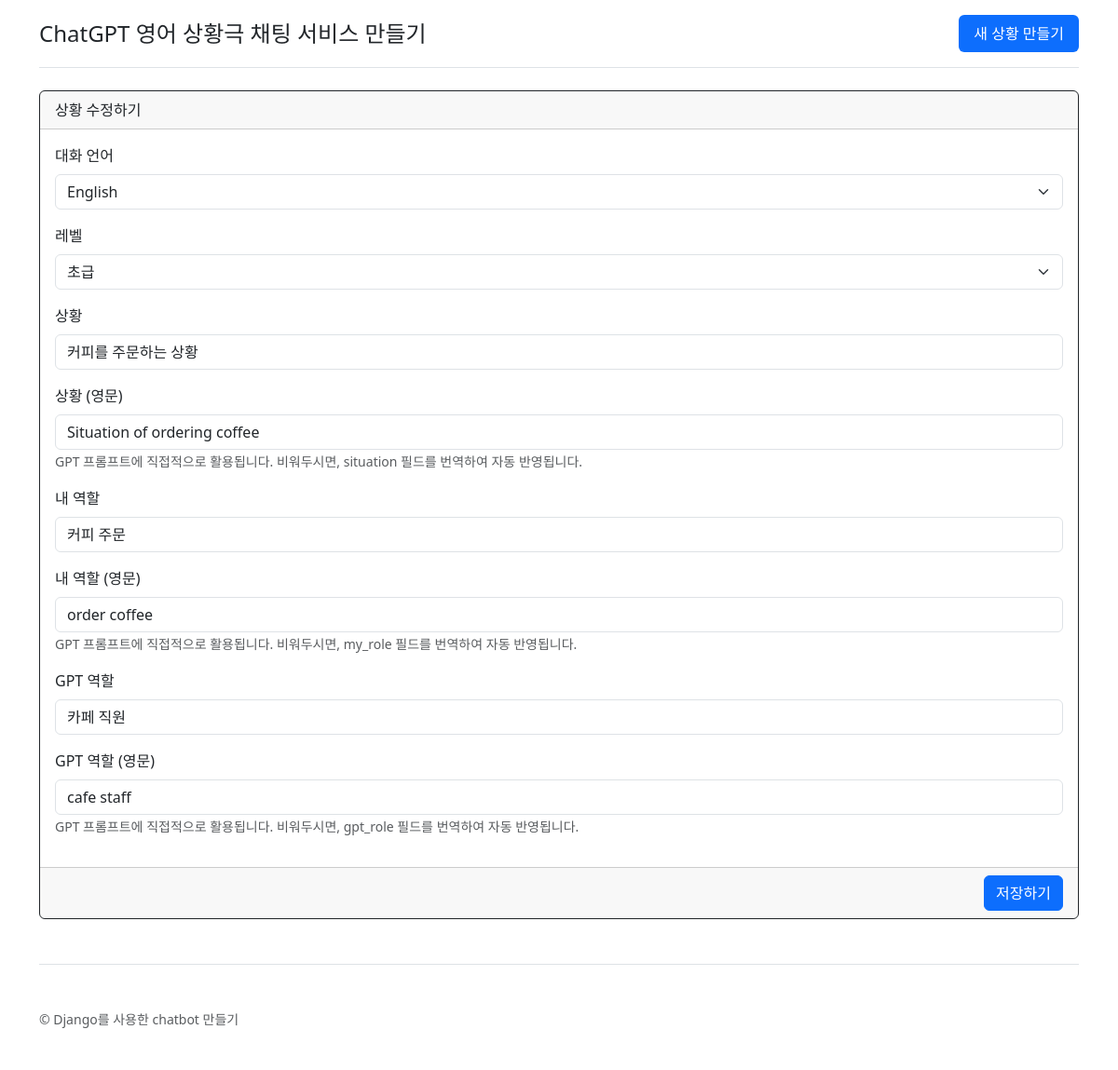
Page /11/edit/ (signed in) on the committed database.
### chat/models.py (models this page shows, shortened)
class RolePlayingRoom(models.Model):
    class Language(models.TextChoices): # 입력 문자열 범위 제한(선택지)
        ENGLISH = "en-US", "English" # en-US는 db에 저장되는 값
        JAPANESE = "ja-JP", "Japanese"
        CHINESE = "zh-CN", "Chinese"
        SPANISH = "es-ES", "Spanish"
        FRENCH = "fr-FR", "French"
        GERMAN = "de-DE", "German"
        RUSSIAN = "ru-RU", "Russian"
    class Level(models.IntegerChoices): # 숫자
        BEGINNER = 1, "초급"
        ADVANCED = 2, "고급"
    class Meta: # Query set에 디폴트 정렬 방향 지정
        ordering = ["-pk"] # 기본 키의 역순 정렬
    user = models.ForeignKey(settings.AUTH_USER_MODEL, on_delete=models.CASCADE) # 생성 user 기록
    language = models.CharField(
        max_length=10,
        choices=Language.choices,
        default=Language.ENGLISH,
        verbose_name="대화 언어",
    )
    level = models.SmallIntegerField( # 1=초급, 2=고급
        choices=Level.choices, default=Level.BEGINNER, verbose_name="레벨"
    )
    situation = models.CharField(max_length=100, verbose_name="상황")
    situation_en = models.CharField(
        max_length=100,
        blank=True,
        verbose_name="상황 (영문)",
        help_text="GPT 프롬프트에 직접적으로 활용됩니다. 비워두시면, situation 필드를 번역하여 자동 반영됩니다.",
    )
    my_role = models.CharField(max_length=100, verbose_name="내 역할")
    my_role_en = models.CharField(
        max_length=100,
        blank=True,
        verbose_name="내 역할 (영문)",
        help_text="GPT 프롬프트에 직접적으로 활용됩니다. 비워두시면, my_role 필드를 번역하여 자동 반영됩니다.",
    )
    gpt_role = models.CharField(max_length=100, verbose_name="GPT 역할")
    gpt_role_en = models.CharField(
        max_length=100,
        blank=True,
        verbose_name="GPT 역할 (영문)",
        help_text="GPT 프롬프트에 직접적으로 활용됩니다. 비워두시면, gpt_role 필드를 번역하여 자동 반영됩니다.",
    )

### chat/views.py (the view)
@method_decorator(staff_member_required, name="dispatch")
class RolePlayingRoomUpdateView(UpdateView):
    model = RolePlayingRoom
    form_class = RolePlayingRoomForm
    def get_queryset(self):
        qs = super().get_queryset()
        qs = qs.filter(user=self.request.user) # 본인이 생성한 것만 조회
        return qs

### chat/forms.py (shortened to what this page needs)
class RolePlayingRoomForm(forms.ModelForm):
    class Meta:
        model = RolePlayingRoom
        fields = [
            "language",
            "level",
            "situation",
            "situation_en",
            "my_role",
            "my_role_en",
            "gpt_role",
            "gpt_role_en",
        ]

### chat/templates/chat/roleplayingroom_form.html (shortened to what this page needs)
{% extends "chat/base.html" %}
{% load django_bootstrap5 %}
{% block content %}
    <div class="card border-dark">
        <form action="" method="post" novalidate>
            <div class="card-header">
                상황 {% if form.instance.pk %}수정하기{% else %}만들기{% endif %}
            </div>
            <div class="card-body">{% bootstrap_form form layout="horizontal" %}</div>
            <div class="card-footer text-end">
                <input type="submit" value="저장하기" class="btn btn-primary" />
            </div>
        </form>
    </div>
{% endblock %}

### rows in the picture
RolePlayingRoom: language "English", level "초급", situation "커피를 주문하는 상황", situation_en "Situation of ordering coffee", my_role "커피 주문", my_role_en "order coffee", gpt_role "카페 직원", gpt_role_en "cafe staff"
